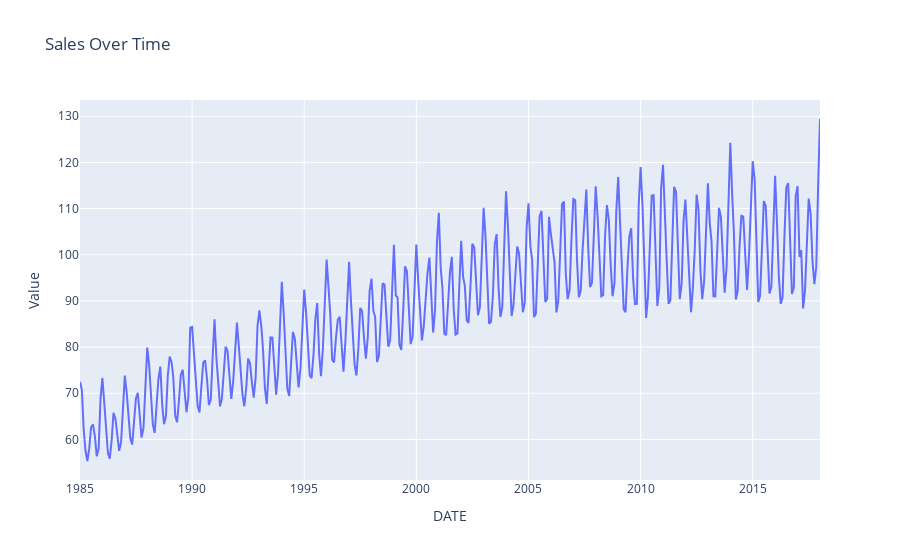

The notebook cell saved with this chart:
### Code cell
fig = px.line(data, x=data.index, y='Value', title='Sales Over Time')
fig.show()

### Figure 1 — Plotly figure (JSON) as saved in the notebook; plotly's stock layout.template omitted (floating-point values rounded to 4 significant figures; data arrays with more than 128 entries replaced by an {"elided": "..."} marker saying what was removed)
{"data": [{"hovertemplate": "DATE=%{x}<br>Value=%{y}<extra></extra>", "legendgroup": "", "line": {"color": "#636efa", "dash": "solid"}, "marker": {"symbol": "circle"}, "mode": "lines", "name": "", "orientation": "v", "showlegend": false, "type": "scatter", "x": {"elided": "397 str values"}, "xaxis": "x", "y": {"elided": "397 float values"}, "yaxis": "y"}], "layout": {"autosize": true, "legend": {"tracegroupgap": 0}, "title": {"text": "Sales Over Time"}, "xaxis": {"anchor": "y", "autorange": true, "domain": [0, 1], "range": ["1985-01-01", "2018-01-01"], "title": {"text": "DATE"}, "type": "date"}, "yaxis": {"anchor": "x", "autorange": true, "domain": [0, 1], "range": [51.2, 133.5], "title": {"text": "Value"}, "type": "linear"}}}
